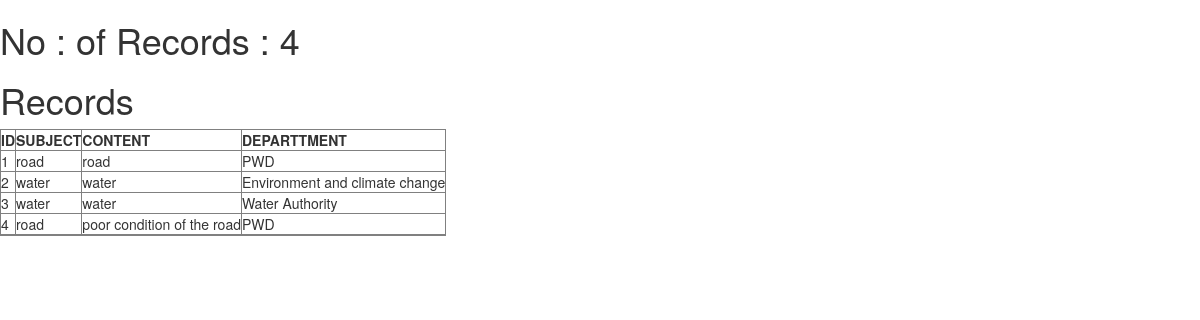
Page /shownotifications on the committed database.
### app.py (models this page shows, shortened)
class Complaints(db.Model):
    comp_id = Column(Integer,primary_key=True)
    subject=Column(Text,nullable=False)
    content=Column(Text,nullable=False)
    department=Column(Text)

### app.py (the view)
@app.route('/shownotifications')
def show_notifications():
    all_data = Complaints.query.all()
    complaints_id_list=[]
    complaints_subject_list=[]
    complaints_content_list=[]
    complaint_department=[]
    for i in all_data:
       complaints_id_list.append(i.comp_id)
       complaints_subject_list.append(i.subject)
       complaints_content_list.append(i.content)
       complaint_department.append(i.department)
    length=len(complaints_content_list)
    return render_template('table.html',length=length,complaints_id_list=complaints_id_list,complaints_subject_list=complaints_subject_list,complaints_content_list=complaints_content_list,complaint_department=complaint_department)

### app.py (called while the page is built)
@app.teardown_appcontext
def shutdown_session(exception=None):
    db_session.remove()

### templates/table.html
{% extends "bootstrap/base.html"%}
{%block content%}
<h1>No : of Records : {{length}}</h1>
<h1>Records</h1>
<table border="1">
    <tr> <th>ID</th>
        <th>SUBJECT</th>
        <th>CONTENT</th>
        <th>DEPARTTMENT</th>
    </tr>
    {% for i in range(0,length+1) %}
    <tr>
        <td>{{complaints_id_list[i]}}</td>
        <td>{{complaints_subject_list[i]}}</td>
        <td>{{complaints_content_list[i]}}</td>
        <td>{{complaint_department[i]}}</td>
    </tr>
    {% endfor %}
</table>
{% endblock %}

### rows in the picture
Complaints: subject "road", content "road", department "PWD"
Complaints: subject "water", content "water", department "Environment and climate change"
Complaints: subject "water", content "water", department "Water Authority"
Complaints: subject "road", content "poor condition of the road", department "PWD"

### other values in the picture
{{ length }} "4"
{{ complaints_id_list[i] }} "1" "2" "3" "4"
